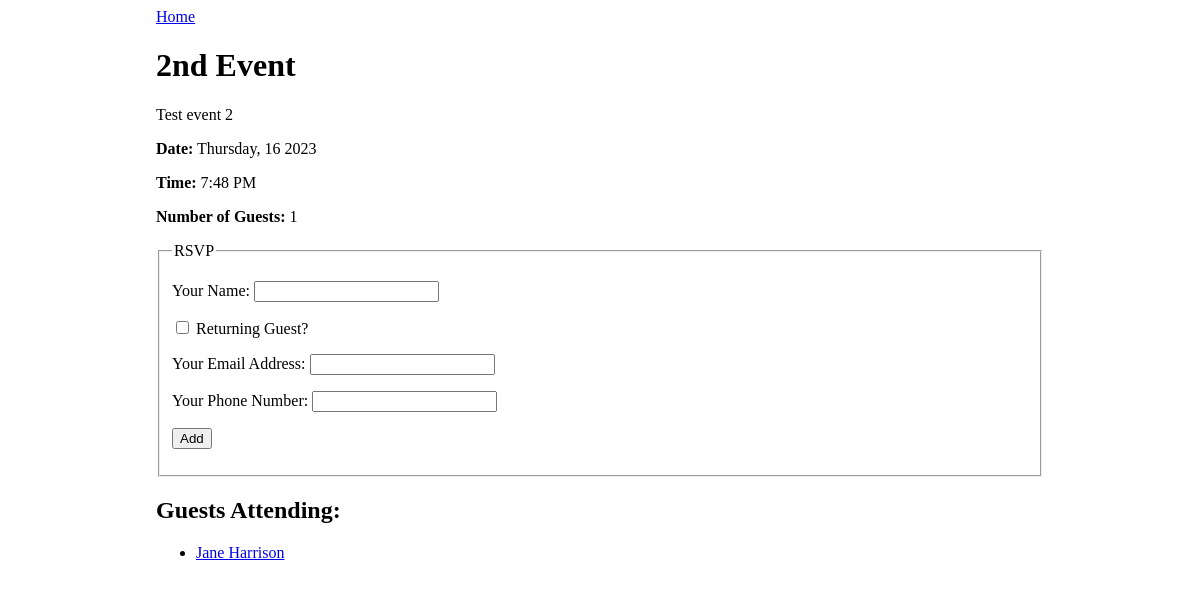
Screenshot of /event/1 with the database file from the repository.
### events_app/models.py (models this page shows)
class Event(db.Model):
    id = db.Column(db.Integer, primary_key=True)
    title = db.Column(db.String(255))
    description = db.Column(db.String(255))
    date_and_time = db.Column(db.DateTime)
    event_type = db.Column(db.Enum('Party','Music','Social Event','Film'))
    guests = db.relationship('Guest', secondary='guest_event', back_populates='events_attending')

class Guest(db.Model):
    id = db.Column(db.Integer, primary_key=True)
    name = db.Column(db.String(50))
    email = db.Column(db.String(255))
    phone = db.Column(db.String(20))
    events_attending = db.relationship('Event', secondary='guest_event', back_populates='guests')

### events_app/routes.py (the view)
@main.route('/event/<event_id>', methods=['GET'])
def event_detail(event_id):
    event = Event.query.get(event_id)
    return render_template('event_detail.html', event=event)

### events_app/templates/event_detail.html (shortened to what this page needs)
{% extends 'base.html' %}
{% block content %}
<a href="/">Home</a>
<h1>{{ event.title }}</h1>
<p>{{ event.description }}</p>
<p><strong>Date:</strong> {{ event.date_and_time.strftime('%A, %d %Y') }}</p>
<p><strong>Time:</strong> {{ event.date_and_time.strftime('%-I:%M %p')}}</p>
<p><strong>Number of Guests:</strong> {{event.guests|length}}</p>
<form method="POST">
    <fieldset>
        <legend>RSVP</legend>
        <p>
            <label>
                Your Name:
                <input type="text" name="guest_name">
            </label>
        </p>
        <p>
            <label>
                <input type="checkbox" name="returning" onchange="returningGuestChanged(this.checked)">
                Returning Guest?
            </label>
        </p>
        <div id="new-guest-info">
            <p>
                <label>
                    Your Email Address:
                    <input type="email" name="email">
                </label>
            </p>
            <p>
                <label>
                    Your Phone Number:
                    <input type="phone" name="phone">
                </label>
            </p>
        </div>
        <p>
            <input type="submit" name="submit" value="Add">
        </p>
    </fieldset>
</form>
{% if event.guests|length > 0 %}
<h2>Guests Attending:</h2>
<ul>
    {% for guest in event.guests %}
    <li><a href="/guest/{{ guest.id }}">{{ guest.name }}</a></li>
    {% endfor %}
  </ul>
{% else %}
<h2>No guests currently attending.</h2>
{% endif %}
{% endblock %}

### events_app/static/style.css (style rules this page uses)
body { display: flex; justify-content: center; }

### rows the page displays
Event: title "2nd Event", description "Test event 2", date_and_time "Thursday, 16 2023", date_and_time "7:48 PM"
Guest: name "Jane Harrison"

### other values shown
{{ event.guests|length }} "1"
